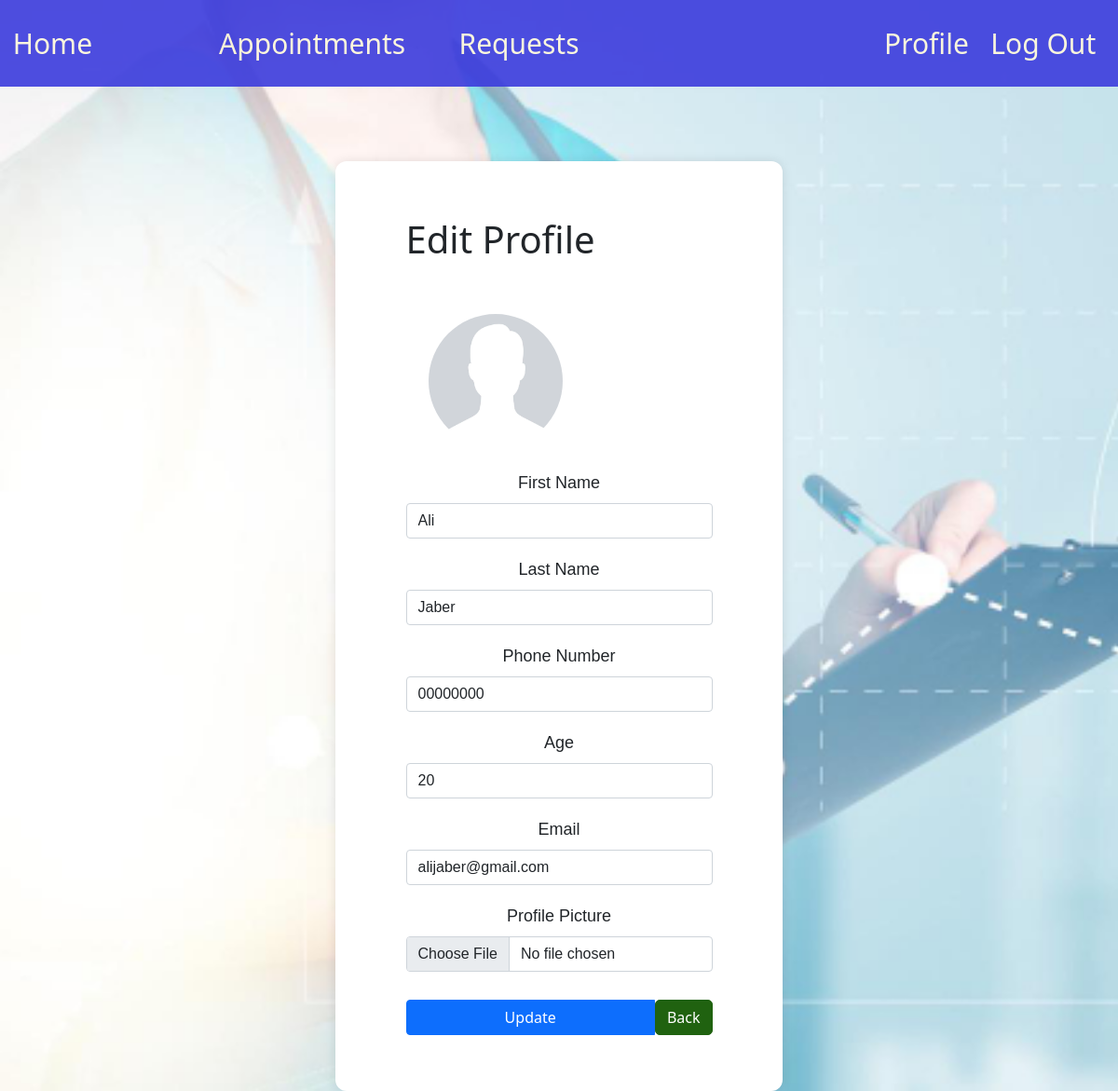
The app's page /includes/edit_profile.php (signed in) with its own data.
### tables this page shows
CREATE TABLE IF NOT EXISTS `doctor` (
    `id` INT NOT NULL AUTO_INCREMENT,
    `department_id` INT NOT NULL,
    `email` VARCHAR(30) NOT NULL,
    `password` TEXT NOT NULL,
    `first_name` VARCHAR(30) NOT NULL,
    `last_name` VARCHAR(30) NOT NULL,
    `age` INT NOT NULL,
    `gender` CHAR(1) NOT NULL,
    `phone` VARCHAR(30) NOT NULL,
    `specialization_id` INT NOT NULL,
    `role` VARCHAR(30) NOT NULL DEFAULT 'doctor',
    `pp` VARCHAR(255) NOT NULL DEFAULT 'default.png',
    PRIMARY KEY (`id`),
    UNIQUE (`email`),
    FOREIGN KEY (`department_id`) REFERENCES `department`(`id`) ON DELETE RESTRICT ON UPDATE CASCADE,
    FOREIGN KEY (`specialization_id`) REFERENCES `specialization`(`id`) ON DELETE CASCADE ON UPDATE CASCADE
);

### includes/functions.php (called while the page is built, shortened)
<?php
    function get_user_info($dbc,$user_id,$role){
        $valid_role = $role=='patient' || $role=='doctor' || $role=='secretary';
        $inserted_date = "first_name,last_name,email,role,gender,age,phone";
        if($role == 'patient'){
            $query = "SELECT id,pp,".$inserted_date." FROM patient WHERE id =?";
        }
        else if($role == 'doctor'){
            $query = "SELECT doc.id,doc.pp,".$inserted_date.",sp.alias,city.city_name,dep.room,dep.details
            FROM doctor doc
            JOIN department dep ON dep.id = doc.department_id
            JOIN city ON dep.city_id = city.id
            JOIN specialization sp ON sp.id = doc.specialization_id
            WHERE doc.id =?";
        }
        else{
            $query = "SELECT sec.id,sec.pp,sec.first_name,sec.last_name,sec.email,
            sec.role,sec.gender,sec.age,sec.phone,doc.first_name doctor_fname,doc.last_name doctor_lname
            FROM secretary sec
            JOIN doctor doc ON doc.id = sec.doctor_id
            WHERE sec.id =?";
        }
        $stmt = $dbc->prepare($query);
        $stmt->bind_param("i",$user_id);
        $stmt->execute();
        $result = $stmt->get_result();
        return $result->fetch_assoc();
    }
?>

### includes/edit_profile.php (the view, shortened to what this page needs)
<?php
include "header.php";
$dbc = connectServer('localhost', 'root', '', 0);
$user = get_user_info($dbc,$_SESSION['user_id'],$_SESSION['role']);
 ?>
<!DOCTYPE html>
<html>
<head>
	<link href="https://cdn.jsdelivr.net/npm/bootstrap@5.1.3/dist/css/bootstrap.min.css" rel="stylesheet">
    <link href="../static/css/profile.css" rel="stylesheet" type="text/css">
</head>
<body style="background-image: url('../static/media/light_blue_bck_img.avif'); background-size: cover; background-repeat: no-repeat;">
<div class="container">
    <div class="profile-container">
        <form action="edit_profile.php" method="post" enctype="multipart/form-data">
        <h4 class="display-4  fs-1">Edit Profile</h4><br>
        <div class="profile-photo">
            <img src="../static/media/profile/<?=$user['pp']?>" alt="User Photo">
        </div>
        <div class="profile-info">
            <div class="form-group">
                <label class="form-label">First Name</label>
                <input type="text" class="form-control" name="first_name" value="<?php echo $user['first_name']?>">
            </div>
            <div class="form-group">
            <label class="form-label">Last Name</label>
            <input type="text" class="form-control" name="last_name" value="<?php echo $user['last_name']?>">
            </div>
            <div class="form-group">
                <label class="form-label">Phone Number</label>
                <input type="text" class="form-control" name="phone" value="<?php echo $user['phone']?>">
            </div>
            <div class="form-group">
                <label class="form-label">Age</label>
                <input type="number" class="form-control" name="age" value="<?php echo $user['age']?>">
            </div>
            <div class="form-group">
                <label class="form-label">Email</label>
                <input type="email" class="form-control" name="email" value="<?php echo $user['email']?>">
            </div>
            <div class="form-group">
                <label class="form-label">Profile Picture</label>
                <input type="file" class="form-control" name="pp">
            </div>
        </div>
        <div class="btn-group">
            <button type="submit" class="btn btn-primary" style="margin-top: 10px;">Update</button>
            <a href="profile.php" class="link-secondary">Back</a>
        </div>
        </form>
    </div>
</div>

### static/css/header.css (style rules this page uses)
* { margin: 0; padding: 0; box-sizing: border-box; }
body { background-color: #f4f4f4; }

### static/css/profile.css (style rules this page uses)
.profile-container { display: flex; flex-direction: column; align-items: center; width: 40vw; background-color: #fff; padding: 5vw; border-radius: 1vw; box-shadow: 0 0 1vw rgba(0, 0, 0, 0.1); }
.container { padding-top: 10vh; width: 100vw; display: flex; justify-content: center; }
.profile-photo { margin: 2vw; width: 12vw; height: 12vw; border-radius: 50%; overflow: hidden; }
.profile-photo img { width: 100%; height: 100%; object-fit: cover; }
.profile-info { font-family: 'Trebuchet MS', 'Lucida Sans Unicode', 'Lucida Grande', 'Lucida Sans', Arial, sans-serif; font-size: 1.5vw; text-align: center; }
.form-group { margin-bottom: 20px; }
.btn-group { display: flex; justify-content: space-between; align-items: center; margin-top: 20px; }
.link-secondary { display: inline-block; margin-top: 10px; padding: 6px 12px; background-color: #206210; color: #fff; border: 1px solid #206210; border-radius: 5px; text-decoration: none; }

### records on screen
doctor: pp (placeholder picture), first_name "Ali", last_name "Jaber", phone "00000000", age "20", email "alijaber@gmail.com"
